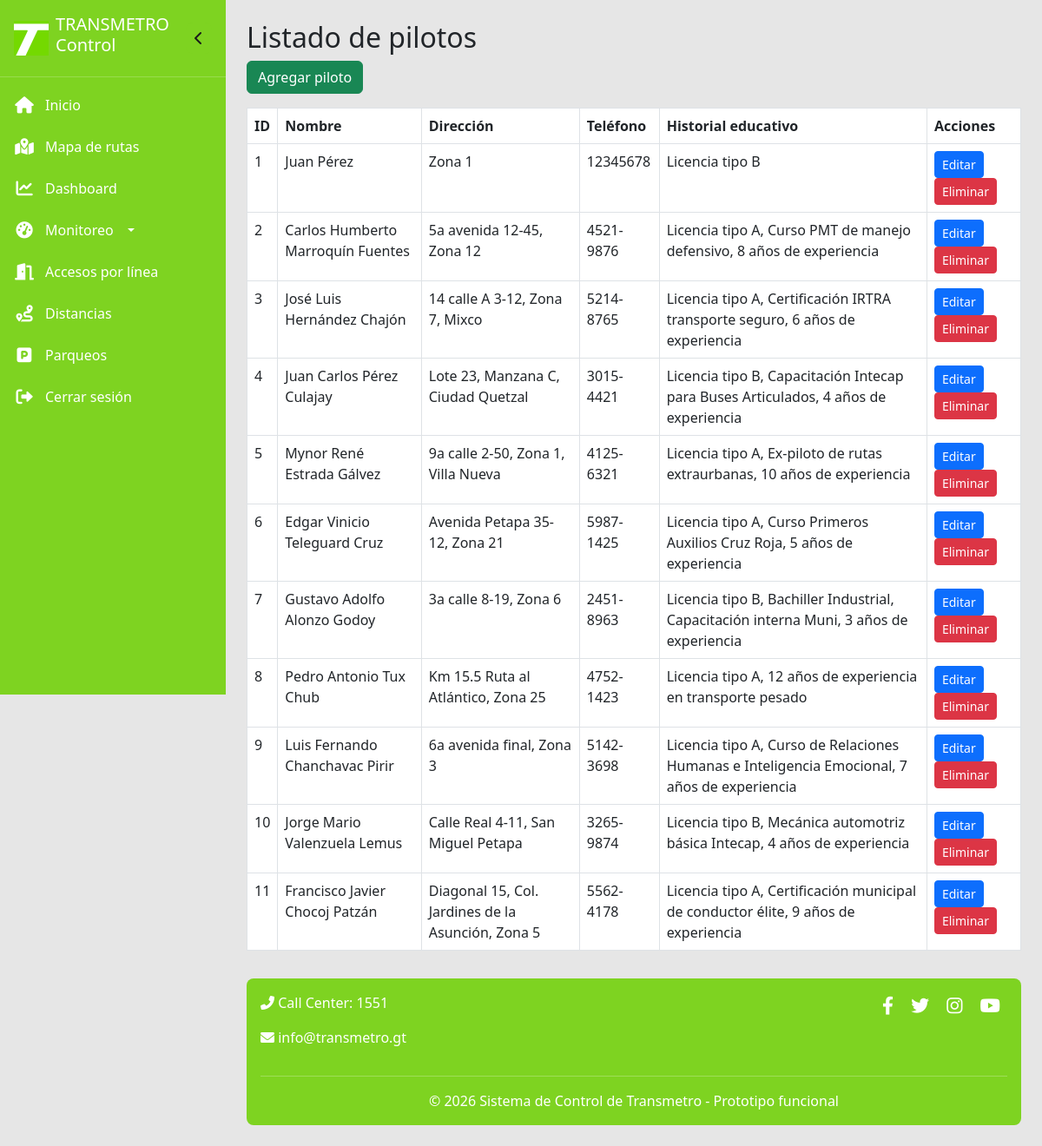
Screenshot of /pilotos (signed in) with the database file from the repository.
### models.py (models this page shows)
class Piloto(db.Model):
    __tablename__ = 'pilotos'
    id = db.Column(db.Integer, primary_key=True)
    nombre = db.Column(db.String(100), nullable=False)
    direccion = db.Column(db.String(200))
    telefono = db.Column(db.String(20))
    historial_educativo = db.Column(db.Text)

### app.py (the view)
@app.route('/pilotos')
@login_required
def listar_pilotos():
    pilotos = Piloto.query.all()
    return render_template('listar_pilotos.html', pilotos=pilotos)

### app.py (called while the page is built)
@login_manager.user_loader
def load_user(user_id):
    return Admin.query.get(int(user_id))

### templates/listar_pilotos.html
{% extends "base.html" %}
{% block content %}
<h2>Listado de pilotos</h2>
<a href="{{ url_for('agregar_piloto') }}" class="btn btn-success mb-3">Agregar piloto</a>
<table class="table table-bordered">
    <thead>
        <tr><th>ID</th><th>Nombre</th><th>Dirección</th><th>Teléfono</th><th>Historial educativo</th><th>Acciones</th></tr>
    </thead>
    <tbody>
        {% for p in pilotos %}
        <tr>
            <td>{{ p.id }}</td>
            <td>{{ p.nombre }}</td>
            <td>{{ p.direccion }}</td>
            <td>{{ p.telefono }}</td>
            <td>{{ p.historial_educativo }}</td>
            <td>
                <a href="{{ url_for('editar_piloto', piloto_id=p.id) }}" class="btn btn-sm btn-primary">Editar</a>
                <a href="{{ url_for('eliminar_piloto', piloto_id=p.id) }}" class="btn btn-sm btn-danger" onclick="return confirm('¿Eliminar este piloto? Se desasignará de los buses.')">Eliminar</a>
            </td>
        </tr>
        {% endfor %}
    </tbody>
</table>
{% endblock %}

### templates/base.html (style rules this page uses)
:root { --verde-transmetro: #7ED321; --azul-transmetro: #2E3E9E; --fondo-claro: #E6E6E6; --blanco: #FFFFFF; }
body { background-color: var(--fondo-claro); font-family: 'Segoe UI', 'Roboto', 'Helvetica Neue', sans-serif; margin: 0; padding: 0; }

### rows the page displays
Piloto: id "1", nombre "Juan Pérez", direccion "Zona 1", telefono "12345678", historial_educativo "Licencia tipo B"
Piloto: id "2", nombre "Carlos Humberto Marroquín Fuentes", direccion "5a avenida 12-45, Zona 12", telefono "4521-9876", historial_educativo "Licencia tipo A, Curso PMT de manejo defensivo, 8 años de experiencia"
Piloto: id "3", nombre "José Luis Hernández Chajón", direccion "14 calle A 3-12, Zona 7, Mixco", telefono "5214-8765", historial_educativo "Licencia tipo A, Certificación IRTRA transporte seguro, 6 años de experiencia"
Piloto: id "4", nombre "Juan Carlos Pérez Culajay", direccion "Lote 23, Manzana C, Ciudad Quetzal", telefono "3015-4421", historial_educativo "Licencia tipo B, Capacitación Intecap para Buses Articulados, 4 años de experiencia"
Piloto: id "5", nombre "Mynor René Estrada Gálvez", direccion "9a calle 2-50, Zona 1, Villa Nueva", telefono "4125-6321", historial_educativo "Licencia tipo A, Ex-piloto de rutas extraurbanas, 10 años de experiencia"
Piloto: id "6", nombre "Edgar Vinicio Teleguard Cruz", direccion "Avenida Petapa 35-12, Zona 21", telefono "5987-1425", historial_educativo "Licencia tipo A, Curso Primeros Auxilios Cruz Roja, 5 años de experiencia"
Piloto: id "7", nombre "Gustavo Adolfo Alonzo Godoy", direccion "3a calle 8-19, Zona 6", telefono "2451-8963", historial_educativo "Licencia tipo B, Bachiller Industrial, Capacitación interna Muni, 3 años de experiencia"
Piloto: id "8", nombre "Pedro Antonio Tux Chub", direccion "Km 15.5 Ruta al Atlántico, Zona 25", telefono "4752-1423", historial_educativo "Licencia tipo A, 12 años de experiencia en transporte pesado"
Piloto: id "9", nombre "Luis Fernando Chanchavac Pirir", direccion "6a avenida final, Zona 3", telefono "5142-3698", historial_educativo "Licencia tipo A, Curso de Relaciones Humanas e Inteligencia Emocional, 7 años de experiencia"
Piloto: id "10", nombre "Jorge Mario Valenzuela Lemus", direccion "Calle Real 4-11, San Miguel Petapa", telefono "3265-9874", historial_educativo "Licencia tipo B, Mecánica automotriz básica Intecap, 4 años de experiencia"
Piloto: id "11", nombre "Francisco Javier Chocoj Patzán", direccion "Diagonal 15, Col. Jardines de la Asunción, Zona 5", telefono "5562-4178", historial_educativo "Licencia tipo A, Certificación municipal de conductor élite, 9 años de experiencia"
